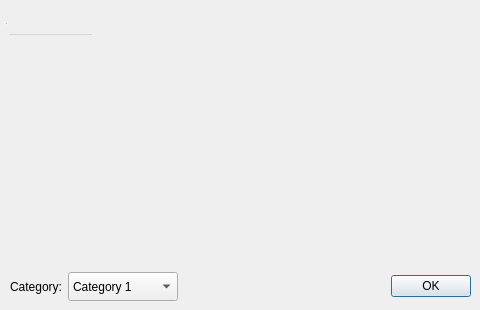
<?xml version="1.0" encoding="UTF-8"?>
<ui version="4.0">
 <class>CategorySelectorDialog</class>
 <widget class="QDialog" name="CategorySelectorDialog">
  <property name="geometry">
   <rect>
    <x>0</x>
    <y>0</y>
    <width>480</width>
    <height>310</height>
   </rect>
  </property>
  <property name="sizePolicy">
   <sizepolicy hsizetype="Preferred" vsizetype="Preferred">
    <horstretch>0</horstretch>
    <verstretch>0</verstretch>
   </sizepolicy>
  </property>
  <property name="minimumSize">
   <size>
    <width>480</width>
    <height>310</height>
   </size>
  </property>
  <property name="maximumSize">
   <size>
    <width>480</width>
    <height>310</height>
   </size>
  </property>
  <property name="windowTitle">
   <string>Wheel of Jeopardy!</string>
  </property>
  <widget class="QStatusBar" name="statusbar">
   <property name="geometry">
    <rect>
     <x>0</x>
     <y>0</y>
     <width>16</width>
     <height>26</height>
    </rect>
   </property>
  </widget>
  <widget class="QMenuBar" name="menubar">
   <property name="geometry">
    <rect>
     <x>9</x>
     <y>9</y>
     <width>83</width>
     <height>26</height>
    </rect>
   </property>
  </widget>
  <widget class="QWidget" name="layoutWidget">
   <property name="geometry">
    <rect>
     <x>10</x>
     <y>40</y>
     <width>461</width>
     <height>261</height>
    </rect>
   </property>
   <layout class="QVBoxLayout" name="verticalLayout_3">
    <item>
     <layout class="QVBoxLayout" name="verticalLayout_2">
      <item>
       <widget class="QLabel" name="textLabel">
        <property name="text">
         <string/>
        </property>
        <property name="alignment">
         <set>Qt::AlignCenter</set>
        </property>
       </widget>
      </item>
      <item>
       <layout class="QHBoxLayout" name="horizontalLayout_2">
        <item>
         <widget class="QLabel" name="categoryLabel">
          <property name="text">
           <string>Category:</string>
          </property>
         </widget>
        </item>
        <item>
         <widget class="QComboBox" name="categoryComboBox">
          <property name="minimumSize">
           <size>
            <width>110</width>
            <height>29</height>
           </size>
          </property>
          <property name="maximumSize">
           <size>
            <width>110</width>
            <height>29</height>
           </size>
          </property>
          <item>
           <property name="text">
            <string>Category 1</string>
           </property>
          </item>
          <item>
           <property name="text">
            <string>Category 2</string>
           </property>
          </item>
          <item>
           <property name="text">
            <string>Category 3</string>
           </property>
          </item>
          <item>
           <property name="text">
            <string>Category 4</string>
           </property>
          </item>
          <item>
           <property name="text">
            <string>Category 5</string>
           </property>
          </item>
          <item>
           <property name="text">
            <string>Category 6</string>
           </property>
          </item>
         </widget>
        </item>
        <item>
         <spacer name="horizontalSpacer">
          <property name="orientation">
           <enum>Qt::Horizontal</enum>
          </property>
          <property name="sizeHint" stdset="0">
           <size>
            <width>40</width>
            <height>20</height>
           </size>
          </property>
         </spacer>
        </item>
        <item>
         <widget class="QPushButton" name="okButton">
          <property name="text">
           <string>OK</string>
          </property>
         </widget>
        </item>
       </layout>
      </item>
     </layout>
    </item>
   </layout>
  </widget>
 </widget>
 <resources/>
 <connections/>
</ui>
